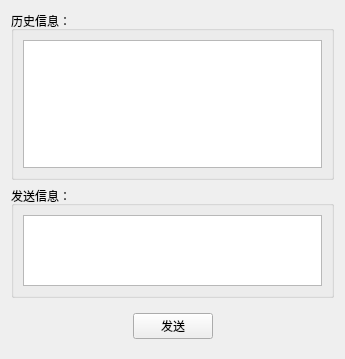
<?xml version="1.0" encoding="UTF-8"?>
<ui version="4.0">
 <class>conversation_widget</class>
 <widget class="QWidget" name="conversation_widget">
  <property name="geometry">
   <rect>
    <x>0</x>
    <y>0</y>
    <width>345</width>
    <height>359</height>
   </rect>
  </property>
  <property name="windowTitle">
   <string>Form</string>
  </property>
  <layout class="QVBoxLayout" name="verticalLayout" stretch="3,2,0">
   <item>
    <widget class="QGroupBox" name="groupBox">
     <property name="title">
      <string>历史信息：</string>
     </property>
     <layout class="QVBoxLayout" name="verticalLayout_3">
      <item>
       <widget class="QTextEdit" name="getMSG"/>
      </item>
     </layout>
    </widget>
   </item>
   <item>
    <widget class="QGroupBox" name="groupBox_2">
     <property name="title">
      <string>发送信息：</string>
     </property>
     <layout class="QVBoxLayout" name="verticalLayout_2">
      <item>
       <widget class="QTextEdit" name="sendMSG"/>
      </item>
     </layout>
    </widget>
   </item>
   <item>
    <widget class="QWidget" name="widget" native="true">
     <layout class="QHBoxLayout" name="horizontalLayout">
      <item>
       <spacer name="horizontalSpacer">
        <property name="orientation">
         <enum>Qt::Horizontal</enum>
        </property>
        <property name="sizeHint" stdset="0">
         <size>
          <width>108</width>
          <height>20</height>
         </size>
        </property>
       </spacer>
      </item>
      <item>
       <widget class="QPushButton" name="send">
        <property name="text">
         <string>发送</string>
        </property>
       </widget>
      </item>
      <item>
       <spacer name="horizontalSpacer_2">
        <property name="orientation">
         <enum>Qt::Horizontal</enum>
        </property>
        <property name="sizeHint" stdset="0">
         <size>
          <width>108</width>
          <height>20</height>
         </size>
        </property>
       </spacer>
      </item>
     </layout>
    </widget>
   </item>
  </layout>
 </widget>
 <resources/>
 <connections/>
</ui>
